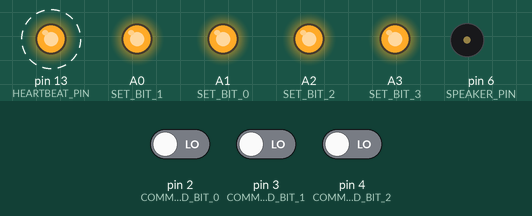
Bench run of a sketch on a simulated Arduino Uno, built with avr-gcc and run on an emulated ATmega328P. Parts: output pins drawn as LEDs (lit = HIGH), buzzer (waves = sounding). Dashed ring = blinking. The inputs (shaded band) are chosen by the test bench; at power-on: pin 2 (COMMAND_BIT_0) LOW, pin 3 (COMMAND_BIT_1) LOW, pin 4 (COMMAND_BIT_2) LOW. What the sketch prints to the serial monitor is not drawn.

Above: at 1.2 s.
1.3 s: pin 2 (COMMAND_BIT_0) driven HIGH
4.3 s: pin 3 (COMMAND_BIT_1) driven HIGH
7.3 s: pin 4 (COMMAND_BIT_2) driven HIGH
10.3 s: pin 2 (COMMAND_BIT_0) driven LOW
13.3 s: pin 3 (COMMAND_BIT_1) driven LOW
16.3 s: pin 3 (COMMAND_BIT_1) driven HIGH and pin 4 (COMMAND_BIT_2) driven LOW
Timing chart, 0 to 20.3 s (numbered marks = the images above; inputs shaded):
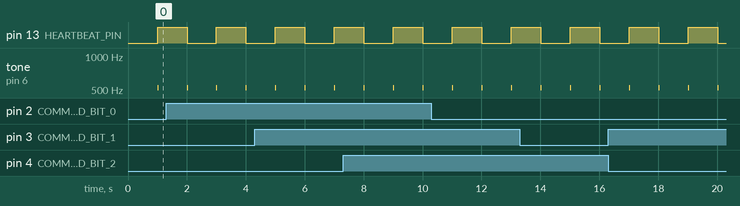

Measured:
- by itself, pin 13 (HEARTBEAT_PIN): alternates HIGH for 1.0 s and LOW for 1.0 s
- by itself, tone on pin 6 (SPEAKER_PIN): alternates 523 Hz for 0.03 s and silent for 0.97 s

The sketch:

Occams_Iridium_Dispatcher.ino
```cpp
#include "timer.h"

#define F3  174.61
#define Gb3 185.00
#define G3  196.00
#define Ab3 207.65
#define LA3 220.00
#define Bb3 233.08
#define B3  246.94
#define C4  261.63
#define Db4 277.18
#define D4  293.66
#define Eb4 311.13
#define E4  329.63
#define F4  349.23
#define Gb4 369.99
#define G4  392.00
#define Ab4 415.30
#define LA4 440.00
#define Bb4 466.16
#define B4  493.88
#define C5  523.25

// DURATION OF THE NOTES
#define BPM 120                   // you can change this value changing all the others
#define H 2*Q                     // half 2/4
#define Q 60000/BPM               // quarter 1/4
#define E Q/2                     // eighth 1/8
#define S Q/4                     // sixteenth 1/16
#define W 4*Q                     // whole 4*4 [editted comment]
// End of eserra authorship

// To Iridium (Status bits to Iridium)
#define STATUS_0 A0
#define STATUS_1 A1
#define STATUS_2 A2
#define STATUS_3 A3

// From Iridium (Commands from Iridium)
#define COMMAND_BIT_0 2
#define COMMAND_BIT_1 3
#define COMMAND_BIT_2 4

// To Iridium (Commands to Iridium)
#define SET_BIT_0 15
#define SET_BIT_1 14
#define SET_BIT_2 16
#define SET_BIT_3 17

// Byte-to-Byte command timeout
#define COMMAND_TIMEOUT 10

// Heartbeat Indicator
#define HEARTBEAT_PIN 13                          //Digital Pin connected to SCK LED

// Cutdown Indicator and Driver
#define CUTDOWN_PIN 8                             //Digital pin connected to MOSFET gate of cutdown

// Two-trigger timer reset input
#define SLIDE_SWTICH_PIN 7                        //Switch to control timer reset/servo movement
#define JUMPER_PIN 11                             //Shunt jumper pin at MOSI (jumper from gnd or 5V)

// Audible Indicator
#define SPEAKER_PIN 6

#define COMMAND_INTERVAL 500  // ms

// Command sequences defined in binary for visualization
#define SEQ_RESET   0b00000000
#define SEQ_CUTDOWN 0b00000001
#define SEQ_CUTSEC  0b00000010
#define SEQ_BALLAST 0b00000011
#define SEQ_OPEN_5  0b00000100
#define SEQ_OPEN_2  0b00000101
#define SEQ_TEMP_1  0b00000110
#define SEQ_TEMP_2  0b00000111


// Corresponding Iridium state codes, streamed out via XBEE
#define CODE_RESET    "ABC"  // Activate Reset (IDLE)                       000
#define CODE_CUTDOWN  "DEF"  // Primary cutdown                             001
#define CODE_CUTSEC   "GHI"  // Secondary cutdown or other                  010
#define CODE_BALLAST  "JKL"  // Changes with application                    011
#define CODE_OPEN_5   "MNO"  // Changes with application                    100
#define CODE_OPEN_2   "PQR"  // Changes with application                    101
#define CODE_TEMP_1   "STU"  // Changes with application                    110
#define CODE_TEMP_2   "VWX"  // Changes with application                    111

// Sent Valve state codes, streamed in via XBEE
const String STATE_OPENED =  "opn";
const String STATE_CLOSED =  "cls";
const String STATE_BETWEEN = "bwt";

Timer commandTimer(millis);
Timer heartbeatTimer(millis);
Timer commandTimeout(millis);

String stateCommand = "";
int command = 0;
String codeOut;

void setup() {
  Serial.begin(9600);

  // Initialize GPIO
  pinMode(HEARTBEAT_PIN, OUTPUT);               //Default Low (0)
  pinMode(SPEAKER_PIN, OUTPUT);                 //Default Low (0)

  pinMode(COMMAND_BIT_0, INPUT);
  pinMode(COMMAND_BIT_1, INPUT);
  pinMode(COMMAND_BIT_2, INPUT);

  pinMode(SET_BIT_0 ,OUTPUT);
  pinMode(SET_BIT_1 ,OUTPUT);
  pinMode(SET_BIT_2 ,OUTPUT);
  pinMode(SET_BIT_3 ,OUTPUT);

  digitalWrite(SPEAKER_PIN, LOW);
  digitalWrite(HEARTBEAT_PIN, LOW);

  commandTimer.begin();
  heartbeatTimer.begin();
  commandTimeout.begin();

  setIridiumCommand(15);
}

void loop() {
  handleHeartbeat();
  handleCommands();
  handleSerial();
}

void handleCommands () {
  if (commandTimer > COMMAND_INTERVAL) {
    commandTimer.reset();
    command = getIridiumCommand();

    switch (command) {
      case SEQ_RESET:
        codeOut = CODE_RESET;
        break;
      case SEQ_CUTDOWN:
        codeOut = CODE_CUTDOWN;
        break;
      case SEQ_CUTSEC:
        codeOut = CODE_CUTSEC;
        break;
      case SEQ_BALLAST:
        codeOut = CODE_BALLAST;
        break;
      case SEQ_OPEN_5:
        codeOut = CODE_OPEN_5;
        break;
      case SEQ_OPEN_2:
        codeOut = CODE_OPEN_2;
        break;
      case SEQ_TEMP_1:
        codeOut = CODE_TEMP_1;
        break;
      case SEQ_TEMP_2:
        codeOut = CODE_TEMP_2;
        break;
      default:
        return;
    }

    Serial.write(codeOut.c_str());
  }
}

bool waitForSerial () {
  commandTimeout.reset();
  while (!Serial.available()) {
    if (commandTimeout > COMMAND_TIMEOUT) {
      return false;
    }
  }
  return true;
}

void handleSerial () {
  if (Serial.available()) {
    stateCommand = "";

    while (stateCommand.length() < 3) {
      if (!waitForSerial()) return;
      stateCommand += (char)Serial.read();
    }

    if (stateCommand == STATE_OPENED) setIridiumCommand(0);
    else if (stateCommand == STATE_CLOSED) setIridiumCommand(1);
    else if (stateCommand == STATE_BETWEEN) setIridiumCommand(2);
  }
}

void setIridiumCommand (int dat) {
  digitalWrite(SET_BIT_1, dat & 1);
  digitalWrite(SET_BIT_0, (dat >> 1) & 1);
  digitalWrite(SET_BIT_2, (dat >> 2) & 1);
  digitalWrite(SET_BIT_3, (dat >> 3) & 1);
}

// Returns a three bit code as an int
int getIridiumCommand () {
  return (digitalRead(COMMAND_BIT_2) << 2) | (digitalRead(COMMAND_BIT_1) << 1) | digitalRead(COMMAND_BIT_0);
}

// Play a short pip (1/64 of a beat at C 5th octive)
void shortBeep () {
  tone(SPEAKER_PIN, C5, S/4);
}

// Alternates heartbeat LED
void pulse () {
  digitalWrite(HEARTBEAT_PIN, !digitalRead(HEARTBEAT_PIN));
}

// Non-blocking heartbeat handler
void handleHeartbeat () {
  if (heartbeatTimer > 1000) {
    heartbeatTimer.reset();
    pulse();
    shortBeep();
  }
}
```

secondsTimer.cpp
```cpp
#include "secondsTimer.h"
#include "timer.h"

SecondsTimer::SecondsTimer (Timer *millis) {
  millisTimer = millis;
}

SecondsTimer::SecondsTimer ( long unsigned int (*t)() ) {
  millisTimer = new Timer(t);
}

SecondsTimer::~SecondsTimer () {
  delete millisTimer;
}

void SecondsTimer::begin () {
  seconds = 0;
  millisTimer->begin();
}

void SecondsTimer::begin (int start) {
  seconds = start;
  millisTimer->begin();
}

void SecondsTimer::reset () {
  seconds = 0;
  millisTimer->reset();
}

void SecondsTimer::count () {
  if (*millisTimer > 1000) {
    millisTimer->reset();
    seconds += 1;
  }
}

int SecondsTimer::elapsed () {
  return seconds;
}

void SecondsTimer::operator +=(int x) {
  seconds += x;
}

void SecondsTimer::operator -=(int x) {
  seconds -= x;
}

int SecondsTimer::operator ==(int compare) {
  return seconds == compare;
}

int SecondsTimer::operator <(int compare) {
  return seconds < compare;
}

int SecondsTimer::operator >(int compare) {
  return seconds > compare;
}

int SecondsTimer::operator >=(int compare) {
  return seconds >= compare;
}

int SecondsTimer::operator <=(int compare) {
  return seconds <= compare;
}
```

secondsTimer.h
```cpp
#ifndef SECONDS_TIMER_H
#define SECONDS_TIMER_H

#include "timer.h"

class SecondsTimer {
  public:
    SecondsTimer ( long unsigned int (*t)() );
    SecondsTimer (Timer *millis);
    ~SecondsTimer ();
    void begin ();
    void begin (int start);
    void reset ();
    void count ();
    int elapsed ();

    void operator +=(int x);
    void operator -=(int x);
    int operator ==(int compare);
    int operator <(int compare);
    int operator >(int compare);
    int operator >=(int compare);
    int operator <=(int compare);
  private:
    Timer *millisTimer;
    int seconds;
};

#endif
```

timer.cpp
```cpp
#include "timer.h"


Timer::Timer ( long unsigned int (*t)() ) {
  timingFunc = t;
}

void Timer::begin () {
  start = timingFunc();
}

void Timer::begin (int _start) {
  start = _start;
}

void Timer::reset () {
  start = timingFunc();
}

int Timer::elapsed () {
  return timingFunc() - start;
}

void Timer::operator +=(int x) {
  start -= x;
}

void Timer::operator -=(int x) {
  start += x;
}

int Timer::operator ==(int compare) {
  return elapsed() == compare;
}

int Timer::operator <(int compare) {
  return elapsed() < compare;
}

int Timer::operator >(int compare) {
  return elapsed() > compare;
}

int Timer::operator >=(int compare) {
  return elapsed() >= compare;
}

int Timer::operator <=(int compare) {
  return elapsed() <= compare;
}
```

timer.h
```cpp
#ifndef TIMER_H
#define TIMER_H

class Timer {
  public:
    long unsigned int (*timingFunc)();
    Timer ( long unsigned int (*t)() );
    void begin ();
    void begin (int _start);
    void reset ();
    int elapsed ();

    void operator +=(int x);
    void operator -=(int x);
    int operator ==(int compare);
    int operator <(int compare);
    int operator >(int compare);
    int operator >=(int compare);
    int operator <=(int compare);
  private:
    int start;
};

#endif
```
